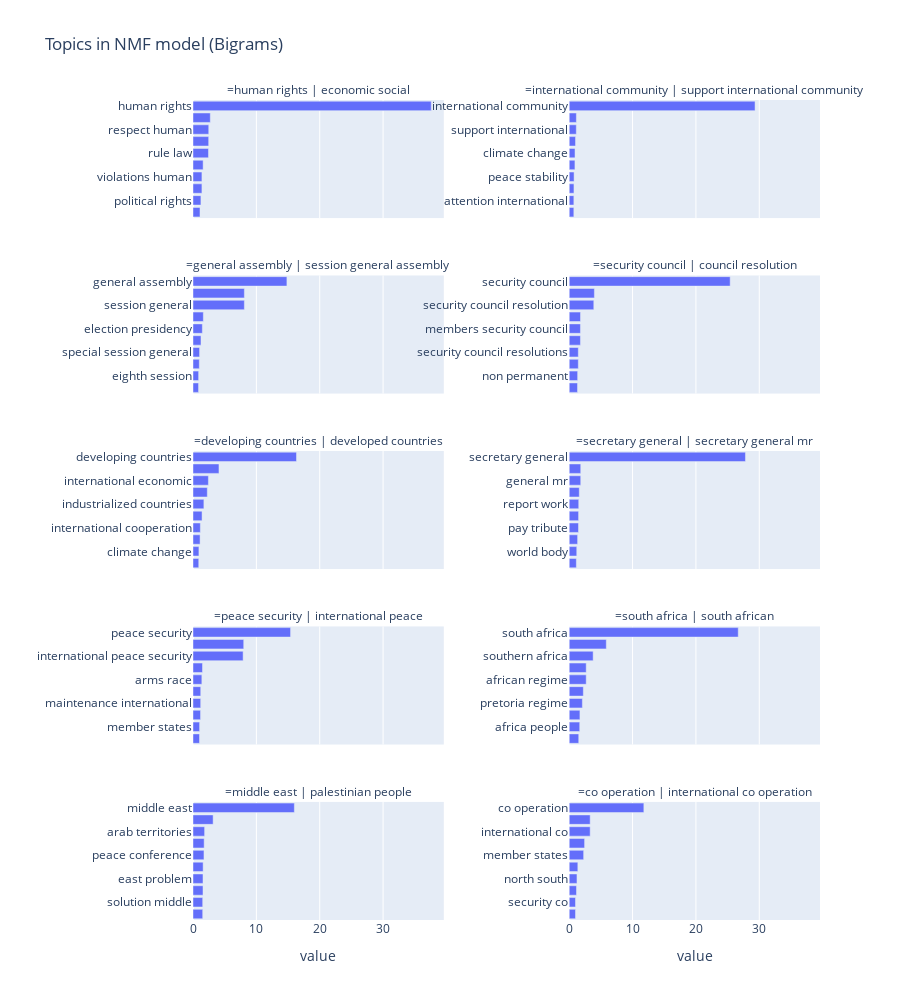

The code cell stored with this chart in its notebook:
### Code cell
import plotly_express as px

fig = px.bar(
    topic_df,
    x='value',
    y='words',
    facet_col='label',
    facet_col_wrap=2,
    facet_col_spacing=0.2,
    labels={
        'words': '',
        'label': '',
    },
    width=900,
    height=1000,
    title="Topics in NMF model (Bigrams)"
)
fig.update_yaxes(matches=None, showticklabels=True, autorange="reversed")
#fig.update_xaxes(matches=None)
fig.show()

### Figure 1 — Plotly figure (JSON) as saved in the notebook; plotly's stock layout.template omitted (floating-point values rounded to 4 significant figures)
{"data": [{"alignmentgroup": "True", "hovertemplate": "=%{y}<br>value=%{x}<extra></extra>", "legendgroup": "", "marker": {"color": "#636efa", "pattern": {"shape": ""}}, "name": "", "offsetgroup": "", "orientation": "h", "showlegend": false, "textposition": "auto", "type": "bar", "x": [37.6, 2.729, 2.485, 2.475, 2.442, 1.598, 1.409, 1.409, 1.252, 1.106], "xaxis": "x9", "y": ["human rights", "economic social", "respect human", "respect human rights", "rule law", "high commissioner", "violations human", "violations human rights", "political rights", "fundamental freedoms"], "yaxis": "y9"}, {"alignmentgroup": "True", "hovertemplate": "=%{y}<br>value=%{x}<extra></extra>", "legendgroup": "", "marker": {"color": "#636efa", "pattern": {"shape": ""}}, "name": "", "offsetgroup": "", "orientation": "h", "showlegend": false, "textposition": "auto", "type": "bar", "x": [29.33, 1.133, 1.123, 0.9997, 0.9204, 0.9062, 0.7702, 0.7518, 0.7347, 0.7328], "xaxis": "x10", "y": ["international community", "support international community", "support international", "african union", "climate change", "north south", "peace stability", "attention international community", "attention international", "international conference"], "yaxis": "y10"}, {"alignmentgroup": "True", "hovertemplate": "=%{y}<br>value=%{x}<extra></extra>", "legendgroup": "", "marker": {"color": "#636efa", "pattern": {"shape": ""}}, "name": "", "offsetgroup": "", "orientation": "h", "showlegend": false, "textposition": "auto", "type": "bar", "x": [14.82, 8.107, 8.107, 1.631, 1.475, 1.263, 1.039, 0.9942, 0.8889, 0.8755], "xaxis": "x7", "y": ["general assembly", "session general assembly", "session general", "mr president", "election presidency", "special session", "special session general", "election president", "eighth session", "seventh session"], "yaxis": "y7"}, {"alignmentgroup": "True", "hovertemplate": "=%{y}<br>value=%{x}<extra></extra>", "legendgroup": "", "marker": {"color": "#636efa", "pattern": {"shape": ""}}, "name": "", "offsetgroup": "", "orientation": "h", "showlegend": false, "textposition": "auto", "type": "bar", "x": [25.4, 3.976, 3.882, 1.786, 1.775, 1.775, 1.439, 1.439, 1.334, 1.313], "xaxis": "x8", "y": ["security council", "council resolution", "security council resolution", "member states", "members security council", "members security", "security council resolutions", "council resolutions", "non permanent", "reform security"], "yaxis": "y8"}, {"alignmentgroup": "True", "hovertemplate": "=%{y}<br>value=%{x}<extra></extra>", "legendgroup": "", "marker": {"color": "#636efa", "pattern": {"shape": ""}}, "name": "", "offsetgroup": "", "orientation": "h", "showlegend": false, "textposition": "auto", "type": "bar", "x": [16.34, 4.098, 2.43, 2.26, 1.718, 1.428, 1.16, 1.117, 0.9346, 0.9094], "xaxis": "x5", "y": ["developing countries", "developed countries", "international economic", "economic growth", "industrialized countries", "world economy", "international cooperation", "countries especially", "climate change", "economic social"], "yaxis": "y5"}, {"alignmentgroup": "True", "hovertemplate": "=%{y}<br>value=%{x}<extra></extra>", "legendgroup": "", "marker": {"color": "#636efa", "pattern": {"shape": ""}}, "name": "", "offsetgroup": "", "orientation": "h", "showlegend": false, "textposition": "auto", "type": "bar", "x": [27.82, 1.821, 1.821, 1.589, 1.506, 1.482, 1.469, 1.329, 1.193, 1.129], "xaxis": "x6", "y": ["secretary general", "secretary general mr", "general mr", "good offices", "report work", "member states", "pay tribute", "peacekeeping operations", "world body", "secretary general report"], "yaxis": "y6"}, {"alignmentgroup": "True", "hovertemplate": "=%{y}<br>value=%{x}<extra></extra>", "legendgroup": "", "marker": {"color": "#636efa", "pattern": {"shape": ""}}, "name": "", "offsetgroup": "", "orientation": "h", "showlegend": false, "textposition": "auto", "type": "bar", "x": [15.4, 8.006, 7.91, 1.5, 1.399, 1.221, 1.213, 1.192, 1.043, 1.024], "xaxis": "x3", "y": ["peace security", "international peace", "international peace security", "international law", "arms race", "maintenance international peace", "maintenance international", "sustainable development", "member states", "nuclear weapons"], "yaxis": "y3"}, {"alignmentgroup": "True", "hovertemplate": "=%{y}<br>value=%{x}<extra></extra>", "legendgroup": "", "marker": {"color": "#636efa", "pattern": {"shape": ""}}, "name": "", "offsetgroup": "", "orientation": "h", "showlegend": false, "textposition": "auto", "type": "bar", "x": [26.68, 5.855, 3.78, 2.685, 2.685, 2.231, 2.079, 1.693, 1.661, 1.506], "xaxis": "x4", "y": ["south africa", "south african", "southern africa", "south african regime", "african regime", "racist regime", "pretoria regime", "line states", "africa people", "africa namibia"], "yaxis": "y4"}, {"alignmentgroup": "True", "hovertemplate": "=%{y}<br>value=%{x}<extra></extra>", "legendgroup": "", "marker": {"color": "#636efa", "pattern": {"shape": ""}}, "name": "", "offsetgroup": "", "orientation": "h", "showlegend": false, "textposition": "auto", "type": "bar", "x": [16.0, 3.177, 1.833, 1.762, 1.732, 1.599, 1.579, 1.579, 1.531, 1.531], "xaxis": "x", "y": ["middle east", "palestinian people", "arab territories", "member states", "peace conference", "peace stability", "east problem", "middle east problem", "solution middle", "solution middle east"], "yaxis": "y"}, {"alignmentgroup": "True", "hovertemplate": "=%{y}<br>value=%{x}<extra></extra>", "legendgroup": "", "marker": {"color": "#636efa", "pattern": {"shape": ""}}, "name": "", "offsetgroup": "", "orientation": "h", "showlegend": false, "textposition": "auto", "type": "bar", "x": [11.78, 3.31, 3.31, 2.429, 2.28, 1.364, 1.228, 1.152, 0.992, 0.992], "xaxis": "x2", "y": ["co operation", "international co operation", "international co", "soviet union", "member states", "economic social", "north south", "international relations", "security co", "security co operation"], "yaxis": "y2"}], "layout": {"annotations": [{"font": {}, "showarrow": false, "text": "=middle east | palestinian people", "x": 0.2, "xanchor": "center", "xref": "paper", "y": 0.144, "yanchor": "bottom", "yref": "paper"}, {"font": {}, "showarrow": false, "text": "=co operation | international co operation", "x": 0.8, "xanchor": "center", "xref": "paper", "y": 0.144, "yanchor": "bottom", "yref": "paper"}, {"font": {}, "showarrow": false, "text": "=peace security | international peace", "x": 0.2, "xanchor": "center", "xref": "paper", "y": 0.358, "yanchor": "bottom", "yref": "paper"}, {"font": {}, "showarrow": false, "text": "=south africa | south african", "x": 0.8, "xanchor": "center", "xref": "paper", "y": 0.358, "yanchor": "bottom", "yref": "paper"}, {"font": {}, "showarrow": false, "text": "=developing countries | developed countries", "x": 0.2, "xanchor": "center", "xref": "paper", "y": 0.572, "yanchor": "bottom", "yref": "paper"}, {"font": {}, "showarrow": false, "text": "=secretary general | secretary general mr", "x": 0.8, "xanchor": "center", "xref": "paper", "y": 0.572, "yanchor": "bottom", "yref": "paper"}, {"font": {}, "showarrow": false, "text": "=general assembly | session general assembly", "x": 0.2, "xanchor": "center", "xref": "paper", "y": 0.786, "yanchor": "bottom", "yref": "paper"}, {"font": {}, "showarrow": false, "text": "=security council | council resolution", "x": 0.8, "xanchor": "center", "xref": "paper", "y": 0.786, "yanchor": "bottom", "yref": "paper"}, {"font": {}, "showarrow": false, "text": "=human rights | economic social", "x": 0.2, "xanchor": "center", "xref": "paper", "y": 1, "yanchor": "bottom", "yref": "paper"}, {"font": {}, "showarrow": false, "text": "=international community | support international community", "x": 0.8, "xanchor": "center", "xref": "paper", "y": 1, "yanchor": "bottom", "yref": "paper"}], "barmode": "relative", "height": 1000, "legend": {"tracegroupgap": 0}, "title": {"text": "Topics in NMF model (Bigrams)"}, "width": 900, "xaxis": {"anchor": "y", "domain": [0, 0.4], "title": {"text": "value"}}, "xaxis10": {"anchor": "y10", "domain": [0.6, 1], "matches": "x", "showticklabels": false}, "xaxis2": {"anchor": "y2", "domain": [0.6, 1], "matches": "x", "title": {"text": "value"}}, "xaxis3": {"anchor": "y3", "domain": [0, 0.4], "matches": "x", "showticklabels": false}, "xaxis4": {"anchor": "y4", "domain": [0.6, 1], "matches": "x", "showticklabels": false}, "xaxis5": {"anchor": "y5", "domain": [0, 0.4], "matches": "x", "showticklabels": false}, "xaxis6": {"anchor": "y6", "domain": [0.6, 1], "matches": "x", "showticklabels": false}, "xaxis7": {"anchor": "y7", "domain": [0, 0.4], "matches": "x", "showticklabels": false}, "xaxis8": {"anchor": "y8", "domain": [0.6, 1], "matches": "x", "showticklabels": false}, "xaxis9": {"anchor": "y9", "domain": [0, 0.4], "matches": "x", "showticklabels": false}, "yaxis": {"anchor": "x", "autorange": "reversed", "domain": [0, 0.144], "showticklabels": true, "title": {"text": ""}}, "yaxis10": {"anchor": "x10", "autorange": "reversed", "domain": [0.856, 1], "showticklabels": true}, "yaxis2": {"anchor": "x2", "autorange": "reversed", "domain": [0, 0.144], "showticklabels": true}, "yaxis3": {"anchor": "x3", "autorange": "reversed", "domain": [0.214, 0.358], "showticklabels": true, "title": {"text": ""}}, "yaxis4": {"anchor": "x4", "autorange": "reversed", "domain": [0.214, 0.358], "showticklabels": true}, "yaxis5": {"anchor": "x5", "autorange": "reversed", "domain": [0.428, 0.572], "showticklabels": true, "title": {"text": ""}}, "yaxis6": {"anchor": "x6", "autorange": "reversed", "domain": [0.428, 0.572], "showticklabels": true}, "yaxis7": {"anchor": "x7", "autorange": "reversed", "domain": [0.642, 0.786], "showticklabels": true, "title": {"text": ""}}, "yaxis8": {"anchor": "x8", "autorange": "reversed", "domain": [0.642, 0.786], "showticklabels": true}, "yaxis9": {"anchor": "x9", "autorange": "reversed", "domain": [0.856, 1], "showticklabels": true, "title": {"text": ""}}}}
